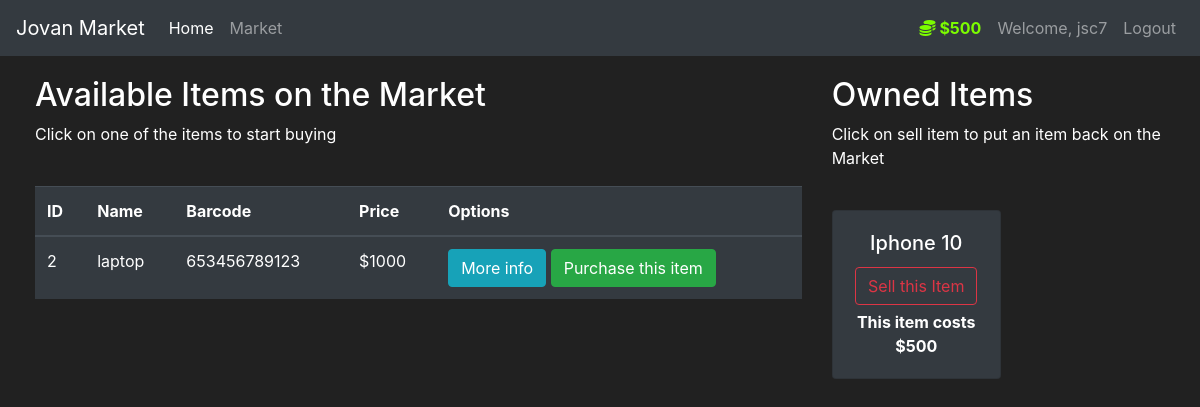
Page /market (signed in) on the committed database.
### market/models.py (models this page shows, shortened)
class User(db.Model, UserMixin):
    id = db.Column(db.Integer(), primary_key = True)
    username=db.Column(db.String(length=30), nullable=False, unique=True)
    email_address=db.Column(db.String(length=50),nullable=False, unique=True)
    password_hash=db.Column(db.String(length=60),nullable=False)
    budget=db.Column(db.Integer(), nullable=False, default=1000)
    items= db.relationship('Item', backref='owned_user', lazy=True)
    @property
    def prettier_budget(self):
        if len(str(self.budget)) >=4:
            return f'${str(self.budget)[:-3]},{str(self.budget)[-3:]}'
        else:
            return f"${self.budget}"
    @property
    def password(self):
        return self.password

class Item(db.Model):
    id = db.Column(db.Integer(), primary_key = True)
    name = db.Column(db.String(length = 30), nullable=False, unique=True)
    price = db.Column(db.Integer(), nullable=False)
    barcode = db.Column(db.String(length=12), nullable=False, unique=True)
    description = db.Column(db.String(length=1024), nullable=False , unique=True)
    owner = db.Column(db.Integer(), db.ForeignKey('user.id'))

### market/routes.py (the view, shortened to what this page needs)
@app.route("/market", methods = ['GET', 'POST'])
@login_required
def market_page():
    purchase_form = PurchaseItemForm()
    selling_form = SellItemForm()
    if request.method == "GET":
        items = Item.query.filter_by(owner=None)
        owned_items = Item.query.filter_by(owner=current_user.id)
        return render_template("market.html", items = items, purchase_form = purchase_form, owned_items=owned_items, selling_form=selling_form)

### market/models.py (called while the page is built)
@login_manager.user_loader
def load_user(user_id):
    return User.query.get(int(user_id))

### market/templates/market.html (shortened to what this page needs)
{% extends 'base.html' %}
{% block content %}
<div class="row" style="margin-top:20px; margin-left:20px">
    <div class="col-8">
        <h2>Available Items on the Market</h2>
        <p>Click on one of the items to start buying</p>
        <br>
        <table class="table table-hover table-dark">
            <thead>
                <tr>
                    <th scope="col">ID</th>
                    <th scope="col">Name</th>
                    <th scope="col">Barcode</th>
                    <th scope="col">Price</th>
                    <th scope="col">Options</th>
                </tr>
            </thead>
            <tbody>
                {% for item in items %}
                <tr>
                    <td>{{ item.id }}</td>
                    <td>{{ item.name }}</td>
                    <td>{{ item.barcode }}</td>
                    <td>${{ item.price }}</td>
                    <td>
                        <button class="btn btn-outline btn-info" data-toggle="modal" data-target="#Modal-MoreInfo-{{ item.id }}"> More info</button>
                        <button class="btn btn-outline btn-success" data-toggle="modal" data-target="#Modal-PurchaseConfirm-{{ item.id }}"> Purchase this item </button>
                    </td>
                </tr>
                {% endfor %}
            </tbody>
        </table>
    </div>
    <div class="col-4">
        <h2>Owned Items</h2>
        <p>Click on sell item to put an item back on the Market</p>
        <br>
        <div class="row">
            {% for owned_item in owned_items %}
                <div class="col-md-6">
                    <div style="margin-bottom: 5px" class="card text-center bg-dark">
                        <div class="card-body">
                            <h5 class="card-title">{{ owned_item.name }}</h5>
                            <button type="button" class="btn btn-outline-danger" style="margin-bottom: 5px"
                                    data-toggle="modal" data-target="#Modal-SellingConfirm-{{ owned_item.id }}">
                                Sell this Item
                            </button>
                            <p class="card-text"><strong>
                                This item costs ${{ owned_item.price }}
                            </strong></p>
                        </div>
                    </div>
                </div>
            {% endfor %}
        </div>
    </div>
</div>
{% endblock %}

### market/templates/base.html (shortened to what this page needs)
<!doctype html>
<html lang="en">
   <head>
      <link rel="stylesheet" href="https://cdn.jsdelivr.net/npm/bootstrap@4.5.3/dist/css/bootstrap.min.css">
   </head>
   <body>
      <nav class="navbar navbar-expand-md navbar-dark bg-dark">
        <a class="navbar-brand" href="#">Jovan Market</a>
        <div class="collapse navbar-collapse" id="navbarNav">
            <ul class="navbar-nav mr-auto">
                <li class="nav-item active">
                    <a class="nav-link" href="{{ url_for('home_page') }}">Home <span class="sr-only">(current)</span></a>
                </li>
                <li class="nav-item">
                    <a class="nav-link" href="{{ url_for('market_page') }}">Market</a>
                </li>
            </ul>
                {% if current_user.is_authenticated %}
                    <ul class="navbar-nav">
                        <li class="nav-item">
                            <a class="nav-link" style="color: lawngreen; font-weight: bold;">
                                <i class="fas fa-coins"></i>
                                {{ current_user.prettier_budget }}
                            </a>
                        </li>
                        <li class="nav-item">
                            <a class="nav-link">Welcome, {{ current_user.username }}</a>
                        </li>
                        <li class="nav-item">
                            <a class="nav-link" href="{{ url_for('logout_page') }}">Logout</a>
                        </li>
                    </ul>
                {% endif %}
        </div>
      </nav>
      {% block content %}
      {% endblock %}
   </body>
</html>

### market/templates/base.html (style rules this page uses)
body { background-color: #212121; color: white }

### rows in the picture
User: prettier_budget "$500", username "jsc7"
Item: id "2", name "laptop", barcode "653456789123", price "1000"
Item: name "Iphone 10", price "500"
